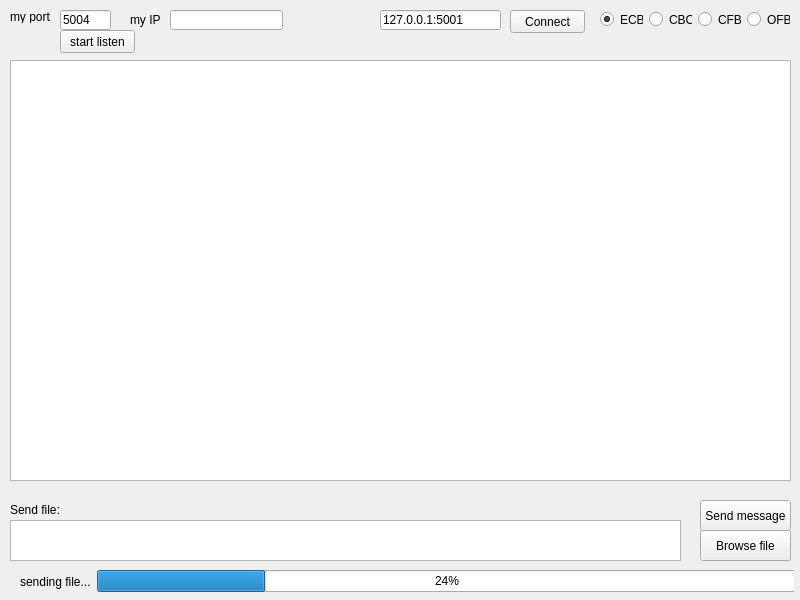
<?xml version="1.0" encoding="UTF-8"?>
<ui version="4.0">
 <class>MainWindow</class>
 <widget class="QMainWindow" name="MainWindow">
  <property name="geometry">
   <rect>
    <x>0</x>
    <y>0</y>
    <width>800</width>
    <height>600</height>
   </rect>
  </property>
  <property name="windowTitle">
   <string>MainWindow</string>
  </property>
  <widget class="QWidget" name="centralwidget">
   <widget class="QPlainTextEdit" name="plainTextEdit_Message">
    <property name="geometry">
     <rect>
      <x>10</x>
      <y>520</y>
      <width>671</width>
      <height>41</height>
     </rect>
    </property>
   </widget>
   <widget class="QPushButton" name="pushButton_SendMessage">
    <property name="geometry">
     <rect>
      <x>700</x>
      <y>500</y>
      <width>91</width>
      <height>31</height>
     </rect>
    </property>
    <property name="sizePolicy">
     <sizepolicy hsizetype="Fixed" vsizetype="Fixed">
      <horstretch>0</horstretch>
      <verstretch>0</verstretch>
     </sizepolicy>
    </property>
    <property name="text">
     <string>Send message</string>
    </property>
   </widget>
   <widget class="QPushButton" name="pushButton_BrowsFile">
    <property name="geometry">
     <rect>
      <x>700</x>
      <y>530</y>
      <width>91</width>
      <height>31</height>
     </rect>
    </property>
    <property name="sizePolicy">
     <sizepolicy hsizetype="Fixed" vsizetype="Fixed">
      <horstretch>0</horstretch>
      <verstretch>0</verstretch>
     </sizepolicy>
    </property>
    <property name="text">
     <string>Browse file</string>
    </property>
   </widget>
   <widget class="QLineEdit" name="lineEdit">
    <property name="geometry">
     <rect>
      <x>380</x>
      <y>10</y>
      <width>121</width>
      <height>20</height>
     </rect>
    </property>
    <property name="text">
     <string>127.0.0.1:5001</string>
    </property>
   </widget>
   <widget class="QPushButton" name="pushButton_Connect">
    <property name="geometry">
     <rect>
      <x>510</x>
      <y>10</y>
      <width>75</width>
      <height>23</height>
     </rect>
    </property>
    <property name="text">
     <string>Connect</string>
    </property>
   </widget>
   <widget class="QLabel" name="label_2">
    <property name="geometry">
     <rect>
      <x>10</x>
      <y>10</y>
      <width>47</width>
      <height>13</height>
     </rect>
    </property>
    <property name="text">
     <string>my port</string>
    </property>
   </widget>
   <widget class="QLineEdit" name="lineEdit_2">
    <property name="geometry">
     <rect>
      <x>60</x>
      <y>10</y>
      <width>51</width>
      <height>20</height>
     </rect>
    </property>
    <property name="text">
     <string>5004</string>
    </property>
   </widget>
   <widget class="QPlainTextEdit" name="plainTextEdit">
    <property name="geometry">
     <rect>
      <x>10</x>
      <y>60</y>
      <width>781</width>
      <height>421</height>
     </rect>
    </property>
    <property name="readOnly">
     <bool>true</bool>
    </property>
   </widget>
   <widget class="QLineEdit" name="lineEdit_3">
    <property name="geometry">
     <rect>
      <x>170</x>
      <y>10</y>
      <width>113</width>
      <height>20</height>
     </rect>
    </property>
    <property name="readOnly">
     <bool>true</bool>
    </property>
   </widget>
   <widget class="QLabel" name="label_3">
    <property name="geometry">
     <rect>
      <x>130</x>
      <y>10</y>
      <width>31</width>
      <height>20</height>
     </rect>
    </property>
    <property name="text">
     <string>my IP</string>
    </property>
   </widget>
   <widget class="QPushButton" name="pushButton_StartListen">
    <property name="geometry">
     <rect>
      <x>60</x>
      <y>30</y>
      <width>75</width>
      <height>23</height>
     </rect>
    </property>
    <property name="text">
     <string>start listen</string>
    </property>
   </widget>
   <widget class="QWidget" name="layoutWidget">
    <property name="geometry">
     <rect>
      <x>600</x>
      <y>10</y>
      <width>190</width>
      <height>19</height>
     </rect>
    </property>
    <layout class="QHBoxLayout" name="horizontalLayout">
     <item>
      <widget class="QRadioButton" name="radioButton_ECB">
       <property name="text">
        <string>ECB</string>
       </property>
       <property name="checked">
        <bool>true</bool>
       </property>
      </widget>
     </item>
     <item>
      <widget class="QRadioButton" name="radioButton_CBC">
       <property name="text">
        <string>CBC</string>
       </property>
      </widget>
     </item>
     <item>
      <widget class="QRadioButton" name="radioButton_CFB">
       <property name="text">
        <string>CFB</string>
       </property>
      </widget>
     </item>
     <item>
      <widget class="QRadioButton" name="radioButton_OFB">
       <property name="text">
        <string>OFB</string>
       </property>
      </widget>
     </item>
    </layout>
   </widget>
   <widget class="QWidget" name="layoutWidget">
    <property name="geometry">
     <rect>
      <x>20</x>
      <y>570</y>
      <width>774</width>
      <height>23</height>
     </rect>
    </property>
    <layout class="QHBoxLayout" name="horizontalLayout_2">
     <item>
      <widget class="QLabel" name="label">
       <property name="text">
        <string>sending file...</string>
       </property>
      </widget>
     </item>
     <item>
      <widget class="QProgressBar" name="progressBar">
       <property name="minimumSize">
        <size>
         <width>700</width>
         <height>0</height>
        </size>
       </property>
       <property name="value">
        <number>24</number>
       </property>
      </widget>
     </item>
    </layout>
   </widget>
   <widget class="QLabel" name="label_sendFile">
    <property name="geometry">
     <rect>
      <x>10</x>
      <y>500</y>
      <width>671</width>
      <height>20</height>
     </rect>
    </property>
    <property name="text">
     <string>Send file:</string>
    </property>
   </widget>
  </widget>
 </widget>
 <tabstops>
  <tabstop>plainTextEdit_Message</tabstop>
  <tabstop>pushButton_SendMessage</tabstop>
  <tabstop>pushButton_BrowsFile</tabstop>
  <tabstop>lineEdit_2</tabstop>
  <tabstop>lineEdit</tabstop>
  <tabstop>pushButton_Connect</tabstop>
  <tabstop>radioButton_CFB</tabstop>
  <tabstop>radioButton_OFB</tabstop>
  <tabstop>radioButton_ECB</tabstop>
  <tabstop>radioButton_CBC</tabstop>
 </tabstops>
 <resources/>
 <connections/>
</ui>
